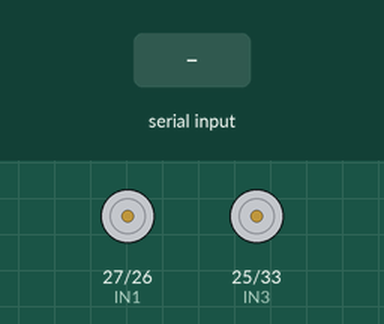
The sketch below on a simulated ESP32. On the bench: motor-driver pin pairs drawn as motors (green arrow = first pin HIGH = forward, orange = second pin HIGH = backward, longer = more drive, scaled by the enable pin). Inputs (shaded band) come from the test bench. Nothing arrives over Bluetooth unless stated.

Above: at 1.2 s.
1.3 s: "F" received over the second serial link
At 1.7 s:
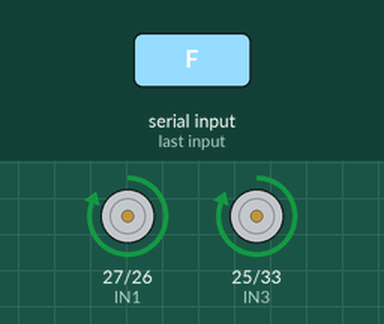
2.8 s: "B" received over the second serial link
At 4.0 s:
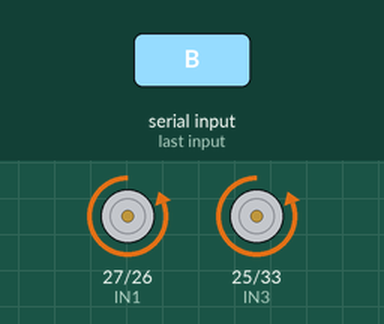
4.3 s: "L" received over the second serial link
At 5.2 s:
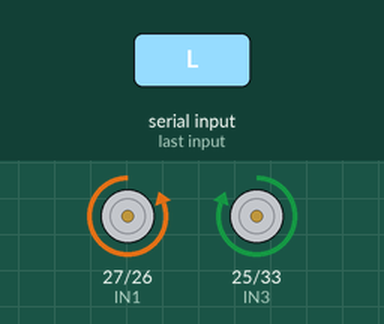
5.8 s: "R" received over the second serial link
At 6.4 s:
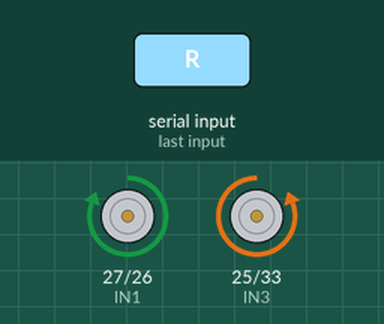
7.3 s: "S" received over the second serial link
At 8.7 s:
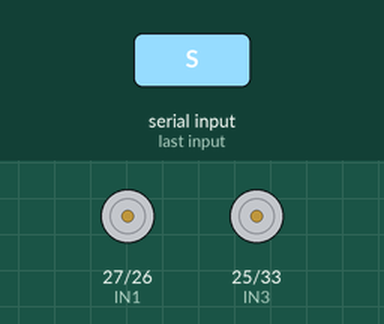
Timing chart, 0 to 9.8 s (numbered marks = the images above; inputs shaded):
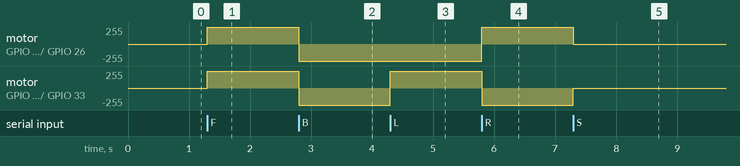

Measured:
- after the input at 1.3 s, motor on GPIO 27 (IN1) / GPIO 26 (IN2), motor on GPIO 25 (IN3) / GPIO 33 (IN4): stopped → forward 255/255 at once
- after the input at 2.8 s, motor on GPIO 27 (IN1) / GPIO 26 (IN2), motor on GPIO 25 (IN3) / GPIO 33 (IN4): forward 255/255 → backward 255/255 at once
- after the input at 4.3 s, motor on GPIO 25 (IN3) / GPIO 33 (IN4): backward 255/255 → forward 255/255 at once
- after the input at 5.8 s, motor on GPIO 27 (IN1) / GPIO 26 (IN2): backward 255/255 → forward 255/255 at once; motor on GPIO 25 (IN3) / GPIO 33 (IN4): forward 255/255 → backward 255/255 at once
- after the input at 7.3 s, motor on GPIO 27 (IN1) / GPIO 26 (IN2): forward 255/255 → stopped at once; motor on GPIO 25 (IN3) / GPIO 33 (IN4): backward 255/255 → stopped at once

The sketch:

sketch.ino
```cpp
#include "BluetoothSerial.h"

BluetoothSerial SerialBT;

// Motor control pins for Channel A (Motor Pair 1)
#define ENA 14 // Speed control (PWM)
#define IN1 27 // Direction 1
#define IN2 26 // Direction 2

// Motor control pins for Channel B (Motor Pair 2)
#define ENB 13 // Speed control (PWM)
#define IN3 25 // Direction 1
#define IN4 33 // Direction 2

int motorSpeed = 255; // Set initial motor speed (0 - 255)

void setup(){
    pinMode(IN1, OUTPUT);
    pinMode(IN2, OUTPUT);
    pinMode(IN3, OUTPUT);
    pinMode(IN4, OUTPUT);
    pinMode(ENA, OUTPUT);
    pinMode(ENB, OUTPUT);

    SerialBT.begin("ESP32_Essam'sCar");
    stopMotors();                       // Make sure motors are stopped at the start
}

void loop(){
    if (SerialBT.available()){
        char command = SerialBT.read(); // Read the incoming command
        handleCommand(command);
    }
}

// Function to handle the received command
void handleCommand(char command){
    switch (command){
    case 'F': // Forward
        forward();
        break;
    case 'B': // Backward
        backward();
        break;
    case 'L': // Left
        turnLeft();
        break;
    case 'R': // Right
        turnRight();
        break;
    case 'S': // Stop
        stopMotors();
        break;
    default: // Stop if an unknown command is received
        stopMotors();
        break;
    }
}

void forward(){
    analogWrite(ENA, motorSpeed); // Set speed for left motor
    analogWrite(ENB, motorSpeed); // Set speed for right motor
    digitalWrite(IN1, HIGH);
    digitalWrite(IN2, LOW);
    digitalWrite(IN3, HIGH);
    digitalWrite(IN4, LOW);
}

void backward(){
    analogWrite(ENA, motorSpeed);
    analogWrite(ENB, motorSpeed);
    digitalWrite(IN1, LOW);
    digitalWrite(IN2, HIGH);
    digitalWrite(IN3, LOW);
    digitalWrite(IN4, HIGH);
}

void turnLeft(){
    analogWrite(ENA, motorSpeed);
    analogWrite(ENB, motorSpeed);
    digitalWrite(IN1, LOW);
    digitalWrite(IN2, HIGH);
    digitalWrite(IN3, HIGH);
    digitalWrite(IN4, LOW);
}

void turnRight(){
    analogWrite(ENA, motorSpeed);
    analogWrite(ENB, motorSpeed);
    digitalWrite(IN1, HIGH);
    digitalWrite(IN2, LOW);
    digitalWrite(IN3, LOW);
    digitalWrite(IN4, HIGH);
}

void stopMotors(){
    analogWrite(ENA, 0); // Stop left motor
    analogWrite(ENB, 0); // Stop right motor
    digitalWrite(IN1, LOW);
    digitalWrite(IN2, LOW);
    digitalWrite(IN3, LOW);
    digitalWrite(IN4, LOW);
}
```
